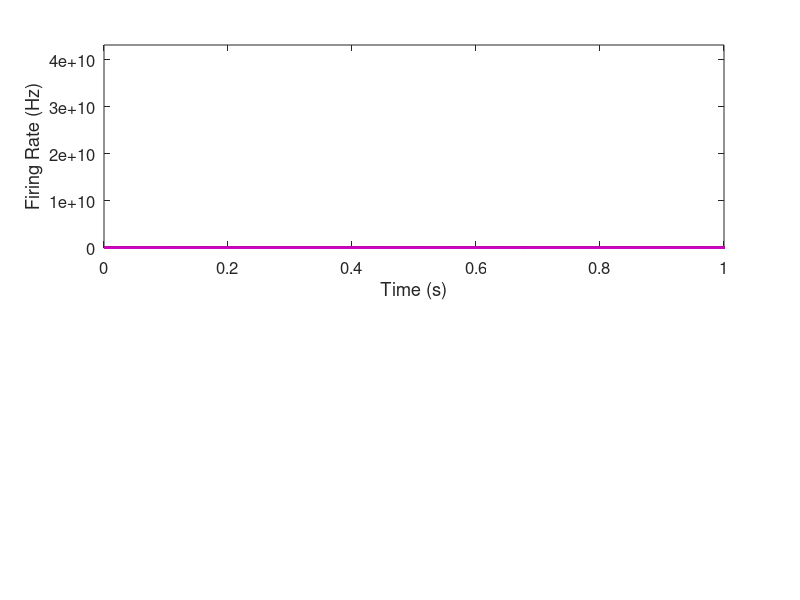

The MATLAB source for this figure: (Note: this script raises an error after producing the figure.)
function [Y,F,S] = simulate_PD(varargin)
clc;
%close all;
%clear all;

% the parameter descriptions of the original model as per Nevado Holgado
% 2010 with additional features
% note we add autoinhibition in cortical layers in accordance with the CMC
% paper of Rosalyn Moran. Additional additions are a model of the GPi. The
% time constants of the GPi are taken from the literature.

Y = [];
F = [];
S = [];

if isempty(varargin)
    p.D        = 1;
    D = p.D;
    p.dTsg     = 6e-3;     %D*6e-3;   % ms
    p.dTgs     = 6e-3;     %D*6e-3;   % ms
    p.dTgg     = D*4e-3;   % ms
    p.dTcs     = D*5.5e-3;
    p.dTsc     = D*20e-3;  %21.5e-3;
    p.dTsgpi   = 6e-3;
    p.dTgpegpi = 6e-3;
    p.dTgpigpi = 4*1e-3;
    
    p.Ts   = 12.8*1e-3;   % ms %12.8
    p.Tg   = 20*1e-3;     % ms %20
    p.Te   = 11e-3;       %10e-3;  % ms
    p.Ti   = 11e-3;       %10e-3;  % ms
    p.Tgpi = 14e-3;       % see https://www.ncbi.nlm.nih.gov/pmc/articles/PMC2585404/#!po=67.1053 for reference
    
    p.Ctx  = 172.18;      %27;       % spm/s
    p.Str  = 8.46;        %  2;      % sp/s
    p.Ms   = 300;         % sp/s
    p.Bs   = 10;          %17;     % sp/s
    p.Mg   = 400;         % sp/s
    p.Bg   = 20;          %75;     % sp/s
    p.Mgi  = 300;
    p.Bgi  = 18;
    p.Mi   = 205;         % normal range 200-330 sp/s
    p.Bi   = 9.87;        % normal range 0-20 sp/s
    p.Me   = 75;          % normal range 50-80 sp/s
    p.Be   = 17.85;       % normal range 0-20 sp/s
    
    % for the cortical populations
    p.dTcs  = D*5.5e-3;   % ms - allowed range 1-10 ms
    p.dTcc  = D*6e-3;     %5e-3%1e-3;%4.65e-3;  % 2;     % ms - allowed range 1-10 ms
    
    p.K = 1;
    % disease
    p.Wsg  = 4.87;  %19 + p.K*(20-19);
    p.Wgs  = 1.33;  %1.12 + p.K*(10.7-1.12);
    p.Wgg  = 0.53;  %0.53;%6.6 + p.K*(12.3 - 6.6);
    p.Wcs  = 7.98;     %2.42 + p.K*(9.2 - 2.42);
    
    % cortical parameters
    p.Wsc     = 0; %0.4;%0.4;%0.4;%0.4%8.93;
    p.Wcc     = 4;
    p.Wsgpi   = 3.7;
    p.Wgpegpi = 1;
    
    % stochastic component - for integration and for summation
    p.S       = 40;
    p.SN      = 0;
    
    % generate plot
    p.Plot    = 1;
    
    % plot phase portrait
    p.PhaseP  = 0;
    
    % integration method
    p.Method  = 'S';
    
    % Time duration
    p.length  = 5;
else
    p = varargin{1};
end


% integrate model via deterministic or stochastic approach
IC              = zeros(5,1);

if     strcmp(p.Method,'D')
    %ops_DDE         = ddeset('RelTol',1e-5,'AbsTol',1e-5,'MaxStep',5*1e-3);
    ops_DDE         = ddeset('MaxStep',1e-3);
    sol             = dde23(@ddefun, [p.dTsg,p.dTgs,p.dTgg, p.dTcs, p.dTsc, p.dTcc, p.dTsgpi, p.dTgpegpi, p.dTgpigpi]', IC, [0 p.length], ops_DDE,p);
elseif strcmp(p.Method,'S')
    sol = Euler_Maruyama(p,IC,p.length,1e-3);
end
sol.y           = sol.y + p.SN*randn(size(sol.y,1),size(sol.y,2));

if p.Plot
    if p.PhaseP
        im = 3;
    else
        im = 2;
    end
    
    figure;subplot(im,1,1);
    plot(sol.x,sol.y(1,:),'b','LineWidth',2);hold on;
    plot(sol.x,sol.y(2,:),'g','LineWidth',2);hold on;
    plot(sol.x,sol.y(3,:),'r','LineWidth',2);hold on;
    plot(sol.x,sol.y(4,:),'k','LineWidth',2);hold on;
    plot(sol.x,sol.y(5,:),'m','LineWidth',2);hold on;
    axis([0 1 0 max(sol.y(:))+20]);
    xlabel('Time (s)');ylabel('Firing Rate (Hz)');
    set(gca,'FontSize',12);
    %title('DDE 23');
    
    
    [S,~,f] = ft_specest_mtmfft(sol.y(:,sol.x>0.5),sol.x(sol.x>0.5),'taper','dpss','tapsmofrq',1,'freqoi',[0:1: 50]);
    s = squeeze(mean(abs(S),1));
    
    subplot(im,1,2);
    plot(f,s(1,:),'b','LineWidth',2);hold on;
    plot(f,s(2,:),'g','LineWidth',2);hold on;
    plot(f,s(3,:),'r','LineWidth',2);hold on;
    plot(f,s(4,:),'k','LineWidth',2);hold on;
    plot(f,s(5,:),'m','LineWidth',2);hold on,
    xlabel('Frequency (Hz)');ylabel('Power (AU)');
    h = legend({'STN','GPe','GPi','Cortex E','Cortex I'});
    set(h,'box','off','LineWidth',2);
    if isfield(p,'axis')
        axis([0 p.axis(1) 0 p.axis(2)]);
    end
    set(gca,'FontSize',12);
    
    if p.PhaseP
        subplot(im,1,3)
        scatter(sol.y(1,:),sol.y(2,:),10,sol.y(4,:),'filled')
        xlabel('STN rate (Hz)');
        ylabel('GPe rate (Hz)');
        box on;
        set(gca,'FontSize',12);
    end
end
Y.y = sol.y;
Y.x = sol.x;
if p.Plot
    F.f = f;
    F.s = s;
end


end


function y = sigmoid (x,max,min)
y = max./(1+(exp(-4*x*inv(max))*(max-min)/min));
end

function dydt = ddefun(t,Y,Z,p)
% the integral function
% Y(1) = STN
% Y(2) = GP
% Y(3) = GPi
% Y(4) = Cortex - E
% Y(5) = Cortex - I

% Z(:,1) = dTsg
% Z(:,2) = dTgs
% Z(:,3) = dTgg
% Z(:,4) = dTcs
% Z(:,5) = dTsc  % Note that this is now an inhbitory effect of the GPi
% Z(:,6) = dTcc
% Z(:,7) = dTsGPi
% Z(:,8) = dTGPeGPi
% Z(:,9) = 

% remember that Z is coded Z(i,j) such that i is the giving population and
% j is the delay

% [p.dTsg,p.dTgs,p.dTgg, p.dTcs, p.dTsc, p.dTcc, p.dTsgpi, p.dTgpegpi, p.dTgpigpi]

dydt = zeros(5,1);
S       =   p.S;
dydt(1) =   (sigmoid(-p.Wgs*Z(2,2)   + p.Wcs*Z(4,4),p.Ms,p.Bs)                                 - Y(1) + S*randn)/p.Ts;   % STN
dydt(2) =   (sigmoid( p.Wsg*Z(1,1)   - p.Wgg*Z(2,3) - p.Str,p.Mg,p.Bg)                         - Y(2) + S*randn)/p.Tg;   % GPe
dydt(3) =   (sigmoid( p.Wsgpi*Z(1,7) - p.Wgpegpi*Z(2,8) - p.Wgg*Z(3,9) -p.Str,p.Mgi,p.Bgi)     - Y(3) + S*randn)/p.Tgpi; % GPi          
dydt(4) =   (sigmoid(-p.Wsc*Z(3,5)   - p.Wcc*Z(5,6) + p.Ctx,p.Me,p.Be)                         - Y(4) + S*randn)/p.Te;   % Cortex E
dydt(5) =   (sigmoid(p.Wcc*Z(4,6)    - p.Wcc/1*Z(5,6),p.Mi,p.Bi)                               - Y(5) + S*randn)/p.Ti;   % Cortex I

end

function sol = Euler_Maruyama(p,IC,T,dt)

% solves a bespoke SDDE of the following form using the Euler-Maruyama
% method which is a truncation of the Ito-Taylor expansion. 

% X(j) = X(j-1) + f(X(j-1),X(j-Nd)*dT + K*(W(j) - W(j-1)

% https://epubs.siam.org/doi/pdf/10.1137/S0036144500378302
% https://www.sciencedirect.com/science/article/pii/S037704270500124X#bib1

% y(1) = STN
% y(2) = GP
% y(3) = GPi
% y(4) = Cortex - E
% y(5) = Cortex - I


Nt         = T/dt;                         % discretise integration steps
max_delays = max([p.dTsg,p.dTgs,p.dTgg, p.dTcs, p.dTsc, p.dTcc, p.dTsgpi, p.dTgpegpi, p.dTgpigpi]);

% express delays in terms of time steps
dTsg       = floor(p.dTsg/dt);
dTgs       = floor(p.dTgs/dt);
dTgg       = floor(p.dTgg/dt);
dTcs       = floor(p.dTcs/dt);
dTsc       = floor(p.dTsc/dt);
dTcc       = floor(p.dTcc/dt);
dTsgpi     = floor(p.dTsgpi/dt);
dTgpegpi   = floor(p.dTgpegpi/dt);
dTgpigpi   = floor(p.dTgpigpi/dt);

Ndt        = max_delays/dt;

y          = zeros(numel(IC),Nt);          % set the output matrix
dW         = sqrt(dt).*randn(size(y));     % brownian motion 
W          = cumsum(dW,2);                 % discretised brownian path
yA         = [zeros(numel(IC),Ndt) y];     % augment for delays

for i = Ndt+2:size(yA,2)
    
    % deterministic portion  - equation of motion multiplied by step size dfdt*dt
    dfdt_dt(1) = dt * (sigmoid(-p.Wgs      *yA(2,i-dTgs)       + p.Wcs     * yA(4,i-dTcs),p.Ms,p.Bs)    - yA(1,i-1))/p.Ts;
    dfdt_dt(2) = dt * (sigmoid( p.Wsg      *yA(1,i-dTsg)       - p.Wgg     * yA(2,i-dTgg)              - p.Str,p.Mg,p.Bg)    - yA(2,i-1))/p.Tg;
    dfdt_dt(3) = dt * (sigmoid( p.Wsgpi    *yA(1,i-dTsgpi)     - p.Wgpegpi * yA(2,i-dTgpegpi)          - p.Wgg*yA(3,i-dTgpigpi) -p.Str,p.Mgi,p.Bgi) - yA(3,i-1))/p.Tgpi;
    dfdt_dt(4) = dt * (sigmoid(-p.Wsc      *yA(3,i-dTsc)       - p.Wcc     * yA(5,i-dTcc)              + p.Ctx                       ,p.Me,p.Be)    - yA(4,i-1))/p.Te;
    dfdt_dt(5) = dt * (sigmoid( p.Wcc      *yA(4,i-dTcc)       - p.Wcc     * yA(5,i-dTcc)              ,p.Mi,p.Be)    - yA(5,i-1))/p.Ti; 
    
    if 1
        % stochastic portion - Brownian motion (signal dependence)
        g_dw(1)    = yA(1,i-1) * p.S * dW(1,i-Ndt-1);
        g_dw(2)    = yA(2,i-1) * p.S * dW(2,i-Ndt-1);
        g_dw(3)    = yA(3,i-1) * p.S * dW(3,i-Ndt-1);
        g_dw(4)    = yA(4,i-1) * p.S * dW(4,i-Ndt-1);
        g_dw(5)    = yA(5,i-1) * p.S * dW(5,i-Ndt-1);
    else
        g_dw(1)    = p.S * dW(1,i-Ndt-1);
        g_dw(2)    = p.S * dW(2,i-Ndt-1);
        g_dw(3)    = p.S * dW(3,i-Ndt-1);
        g_dw(4)    = p.S * dW(4,i-Ndt-1);
        g_dw(5)    = p.S * dW(5,i-Ndt-1);
    end
    % EM update
    yA(1,i)    = yA(1,i-1) + dfdt_dt(1) + g_dw(1);
    yA(2,i)    = yA(2,i-1) + dfdt_dt(2) + g_dw(2);
    yA(3,i)    = yA(3,i-1) + dfdt_dt(3) + g_dw(3);
    yA(4,i)    = yA(4,i-1) + dfdt_dt(4) + g_dw(4);
    yA(5,i)    = yA(5,i-1) + dfdt_dt(5) + g_dw(5);
    
end
yA = yA(:,Ndt+1:end);
sol.y = yA;
sol.x = 0:dt:T-dt;


end
